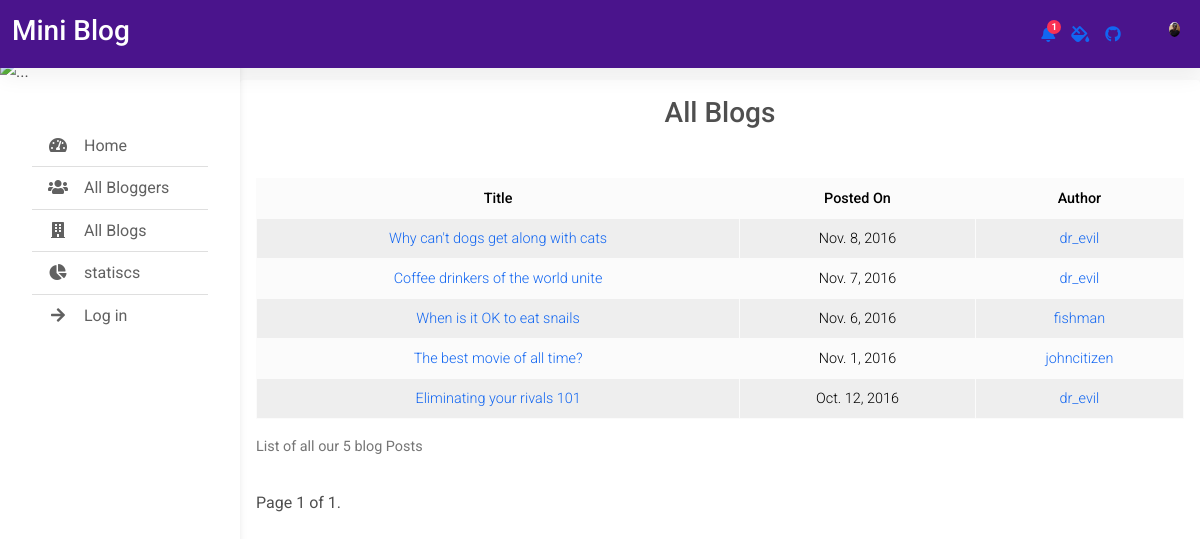
/blog/blogs/, run on the app's committed database.
### blog/models.py (models this page shows, shortened)
class BlogPost(models.Model):
    name=models.CharField(max_length=255)
    blog_author=models.ForeignKey(Blogger,null=True,on_delete=SET_NULL)
    post_date=models.DateField(verbose_name='Post Date',default=timezone.now)
    content=models.CharField( max_length=1000)
    class Meta:
        ordering=['-post_date','name']

class Blogger(models.Model):
    user=models.OneToOneField(settings.AUTH_USER_MODEL,on_delete=CASCADE)
    date_joined=models.DateField(verbose_name='Date Joined')
    blogger_bio=models.CharField(verbose_name='Bio',max_length=1000)
    def __str__(self) -> str:
        return self.user.username

### blog/views.py (the view)
# urls.py: path('blogs/',views.BlogPostView.as_view(),name='blogs'),
class BlogPostView(generic.ListView):
    model=BlogPost
    paginate_by=5
    def get_context_data(self, **kwargs):
        context = super(BlogPostView, self).get_context_data(**kwargs)
        context['num_blogs'] = BlogPost.objects.count()
        return context

### blog/templates/blog/blogpost_list.html (shortened to what this page needs)
{% extends "blog/base_template.html" %}
{% block content %}
  <main>
    <div class="card text-center " style="margin-top:80px; height: 90vh;">
        <div class="card-body">
          <h3>All Blogs</h3>
            <div class="table-responsive mt-5">
              {% if blogpost_list %}
            <table class="table table-striped table-hover table-bordered table-sm table-light border-light">
              <thead>
                <tr>
                  <th scope="col">Title</th>
                  <th scope="col">Posted On</th>
                  <th scope="col">Author</th>
                </tr>
              </thead>
              <tbody>
                {% for blogpost in blogpost_list %}
                <tr>
                  <td><a href="{% url 'blog:blog_detail' blogpost.id %}">{{ blogpost.name }}</a></td>
                  <td>{{blogpost.post_date}}</td>
                  <td>{% if blogpost.blog_author is None %} Unknown {% else %} <a href="{% url 'blog:blogger_detail' blogpost.blog_author.id %}"> {{blogpost.blog_author}}</a> {% endif %}</td>
                </tr>
                {% endfor%}
              </tbody>
              <caption>
                List of all our {{num_blogs}} blog Posts
              </caption>
                </table>
                {% else %}
                <p>There are no blogPosts in the Blog App.</p>
              {% endif %}
            </div>
            <div class="pagination">
              <span class="step-links">
                  <span class="current">
                      Page {{ page_obj.number }} of {{ page_obj.paginator.num_pages }}.
                  </span> &nbsp
              </span>
          </div>
        </div>
    </div>
</main>
{% endblock %}

### blog/templates/blog/base_template.html (shortened to what this page needs)
<!DOCTYPE html>
<html lang="en">
<head>
  <link rel="stylesheet" href="https://use.fontawesome.com/releases/v5.11.2/css/all.css" />
  {% block style %}
  {% load static %}
  <link rel="stylesheet" href="{% static 'css/mdb.min.css' %}" />
  {% load static %}
  <link rel="stylesheet" href="{% static 'css/admin.css' %}" />
  {% endblock %}
</head>
<body>
  <header>
    <nav id="sidebarMenu" class="collapse d-lg-block sidebar collapse bg-white ">
      <div class="">
  <img
    src="https://mdbootstrap.com/img/new/standard/nature/184.jpg"
    class="card-img-top"
    alt="..."
  />
  <div class="card-body">
       <div class="position-sticky">
        <div class="list-group list-group-flush mx-3 mt-4">
          <a href="{% url 'blog:index' %}" class="list-group-item list-group-item-action py-2 ripple " aria-current="true">
            <i class="fas fa-tachometer-alt fa-fw me-3"></i><span>Home</span>
          </a>
          <a href="{% url 'blog:bloggers' %}" class="list-group-item list-group-item-action py-2 ripple"><i
              class="fas fa-users fa-fw me-3"></i><span>All Bloggers</span></a>
          <a href="{% url 'blog:blogs' %}" class="list-group-item list-group-item-action py-2 ripple"><i
              class="fas fa-building fa-fw me-3"></i><span>All Blogs</span></a>
          <a href="#" class="list-group-item list-group-item-action py-2 ripple">
            <i class="fas fa-chart-pie fa-fw me-3"></i><span>statiscs</span>
          </a>
          {% if user.is_authenticated %}
          <span>{{user.username}}</span>
          <a class="dropdown-item" href="{% url 'blog:logout'%}"><i class="fas fa-arrow-left fa-fw me-3"></i> <span>Logout</span></a>
          {% else %}
          <a href="{% url 'blog:login' %}" class="list-group-item list-group-item-action py-2 ripple">
            <i class="fas fa-arrow-right fa-fw me-3"></i><span>Log in</span>
          </a>
          {% endif %}
        </div>
      </div>
  </div>
</div>
    </nav>
    <nav id="main-navbar" class="navbar navbar-expand-lg  fixed-top" style="background-color: #4a148c;">
      <div class="container-fluid">
        <a class="navbar-brand text-white" href="#">
         <h3>Mini Blog</h3>
        </a>
        <ul class="navbar-nav ms-auto d-flex flex-row">
          <li class="nav-item dropdown">
            <a class="nav-link me-3 me-lg-0 dropdown-toggle hidden-arrow" href="#" id="navbarDropdownMenuLink"
              role="button" data-mdb-toggle="dropdown" aria-expanded="false">
              <i class="fas fa-bell"></i>
              <span class="badge rounded-pill badge-notification bg-danger">1</span>
            </a>
          </li>
          <li class="nav-item">
            <a class="nav-link me-3 me-lg-0" href="#">
              <i class="fas fa-fill-drip"></i>
            </a>
          </li>
          <li class="nav-item me-3 me-lg-0">
            <a class="nav-link" href="#">
              <i class="fab fa-github"></i>
            </a>
          </li>
          <li class="nav-item dropdown">
            <a class="nav-link me-3 me-lg-0 dropdown-toggle hidden-arrow" href="#" id="navbarDropdown" role="button"
              data-mdb-toggle="dropdown" aria-expanded="false">
              <i class="united kingdom flag m-0"></i>
            </a>
          </li>
          <li class="nav-item dropdown">
            <a class="nav-link dropdown-toggle hidden-arrow d-flex align-items-center" href="#"
              id="navbarDropdownMenuLink" role="button" data-mdb-toggle="dropdown" aria-expanded="false">
              {% load static %}
              {% with num_bloggers|stringformat:'i' as vid_id %}
              {% with 'img/'|add:vid_id|add:'.jpg' as dire %}
              <img src="{% static 'img/cy.jpg' %}" class="rounded-circle" height="15"
                alt="" loading="lazy" />
                {% endwith %}
                {% endwith %}
            </a>
          </li>
        </ul>
      </div>
    </nav>
  </header>
  {% block content %}{% endblock %}
  {% block javascript %}
  {% load static %}
  {% load static %}
  {% endblock %}
</body>
</html>

### blog/static/css/admin.css (style rules this page uses)
body { background-color: #fbfbfb; }
@media (min-width: 991.98px) { main { padding-left: 240px; } }
.sidebar { position: fixed; top: 0; bottom: 0; left: 0; padding: 58px 0 0; box-shadow: 0 2px 5px 0 rgb(0 0 0 / 5%), 0 2px 10px 0 rgb(0 0 0 / 5%); width: 240px; z-index: 600; }

### data on the page
BlogPost: name "Why can't dogs get along with cats", post_date "Nov. 8, 2016", blog_author "dr_evil"
BlogPost: name "Coffee drinkers of the world unite", post_date "Nov. 7, 2016", blog_author "dr_evil"
BlogPost: name "When is it OK to eat snails", post_date "Nov. 6, 2016", blog_author "fishman"
BlogPost: name "The best movie of all time?", post_date "Nov. 1, 2016", blog_author "johncitizen"
BlogPost: name "Eliminating your rivals 101", post_date "Oct. 12, 2016", blog_author "dr_evil"

### other printed values
{{ num_blogs }} "5"
{{ page_obj.number }} "1"
{{ page_obj.paginator.num_pages }} "1"
